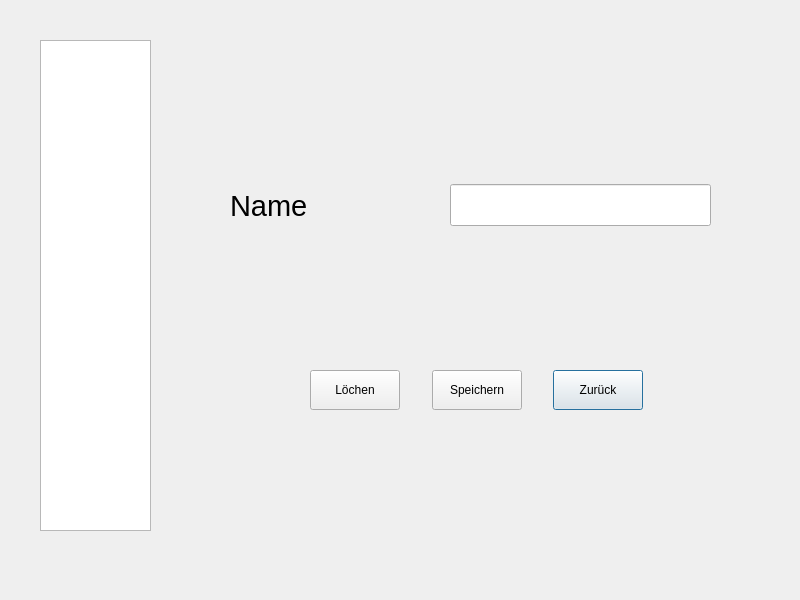
<?xml version="1.0" encoding="UTF-8"?>
<ui version="4.0">
 <class>saveDialog</class>
 <widget class="QDialog" name="saveDialog">
  <property name="geometry">
   <rect>
    <x>0</x>
    <y>0</y>
    <width>800</width>
    <height>600</height>
   </rect>
  </property>
  <property name="minimumSize">
   <size>
    <width>800</width>
    <height>600</height>
   </size>
  </property>
  <property name="maximumSize">
   <size>
    <width>800</width>
    <height>600</height>
   </size>
  </property>
  <property name="windowTitle">
   <string>Dialog</string>
  </property>
  <widget class="QPushButton" name="cancelButt">
   <property name="geometry">
    <rect>
     <x>553</x>
     <y>370</y>
     <width>90</width>
     <height>40</height>
    </rect>
   </property>
   <property name="text">
    <string>Zurück</string>
   </property>
  </widget>
  <widget class="QWidget" name="layoutWidget">
   <property name="geometry">
    <rect>
     <x>230</x>
     <y>130</y>
     <width>481</width>
     <height>151</height>
    </rect>
   </property>
   <layout class="QHBoxLayout" name="horizontalLayout_2">
    <item>
     <widget class="QLabel" name="nameLbl_2">
      <property name="font">
       <font>
        <pointsize>22</pointsize>
       </font>
      </property>
      <property name="text">
       <string>Name</string>
      </property>
     </widget>
    </item>
    <item>
     <spacer name="horizontalSpacer_6">
      <property name="orientation">
       <enum>Qt::Horizontal</enum>
      </property>
      <property name="sizeHint" stdset="0">
       <size>
        <width>12</width>
        <height>144</height>
       </size>
      </property>
     </spacer>
    </item>
    <item>
     <widget class="QLineEdit" name="Namelinesave">
      <property name="sizePolicy">
       <sizepolicy hsizetype="Expanding" vsizetype="Fixed">
        <horstretch>0</horstretch>
        <verstretch>0</verstretch>
       </sizepolicy>
      </property>
      <property name="font">
       <font>
        <pointsize>22</pointsize>
       </font>
      </property>
      <property name="acceptDrops">
       <bool>false</bool>
      </property>
      <property name="maxLength">
       <number>20</number>
      </property>
     </widget>
    </item>
   </layout>
  </widget>
  <widget class="QPushButton" name="saveButt">
   <property name="geometry">
    <rect>
     <x>432</x>
     <y>370</y>
     <width>90</width>
     <height>40</height>
    </rect>
   </property>
   <property name="text">
    <string>Speichern</string>
   </property>
  </widget>
  <widget class="QPushButton" name="clearButt">
   <property name="geometry">
    <rect>
     <x>310</x>
     <y>370</y>
     <width>90</width>
     <height>40</height>
    </rect>
   </property>
   <property name="text">
    <string>Löchen</string>
   </property>
  </widget>
  <widget class="QListWidget" name="savedDesignList">
   <property name="geometry">
    <rect>
     <x>40</x>
     <y>40</y>
     <width>111</width>
     <height>491</height>
    </rect>
   </property>
  </widget>
 </widget>
 <resources/>
 <connections/>
</ui>
